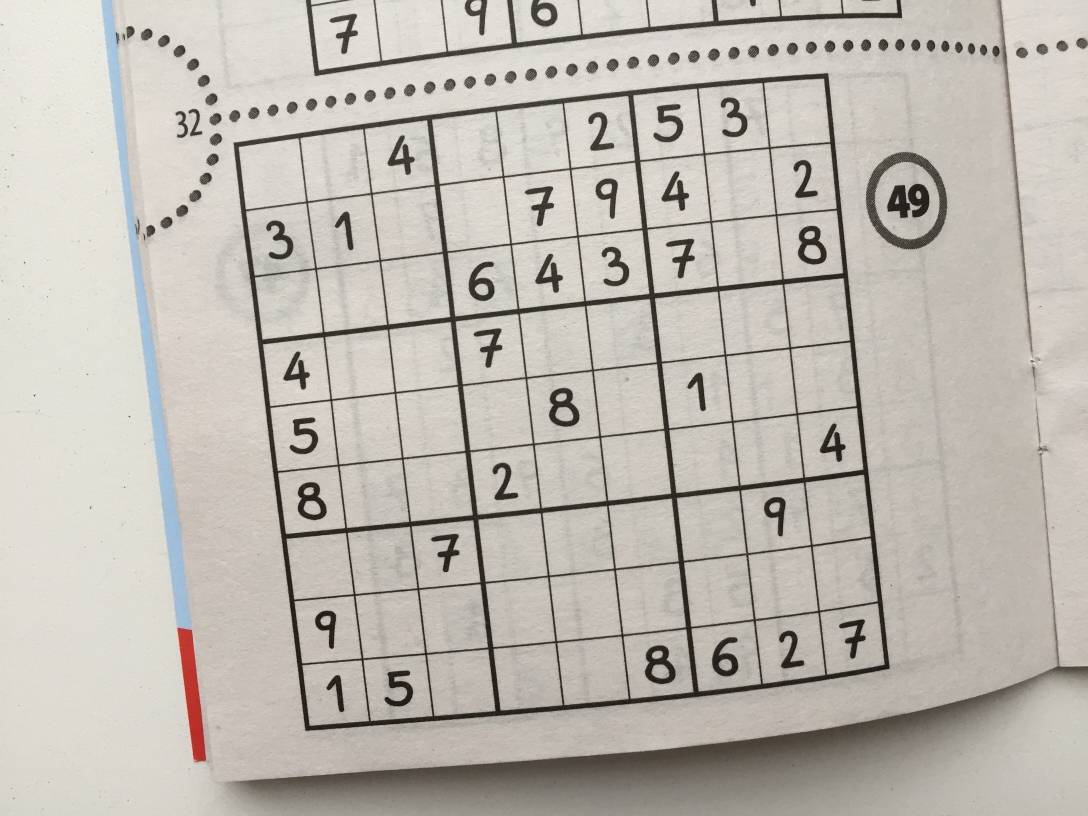
#> input picture test/IMG_1271.JPG, 3264 x 2448 px, found by its file name (shown at 1/3 size)
$ jupyter execute --allow-errors Sudoku_Convolutions.ipynb   (shell and % lines are left out)
#> lines starting #> are read from the running program, lines starting #| are printed output that depends on the picture; after the words box and inside, x2 and y2 are one past the last pixel; in counts of white or black regions, pixels touching at a corner belong together
#> `taplet1 = []`: taplet1 = []
### axillary.py
import numpy as np
import matplotlib.pyplot as plt
import cv2
from matplotlib import cm
from skimage import io
from skimage.feature import canny
from skimage.morphology import dilation, disk
from skimage.transform import ProjectiveTransform, warp
from skimage.feature import match_template
from sudoku import solve_sudoku
from skimage.transform import rescale, resize, downscale_local_mean
from skimage import util
from skimage.filters import threshold_otsu
from sudoku import solve_sudoku


def img_norm(sudocu):

    edges = canny(sudocu,sigma = 2)
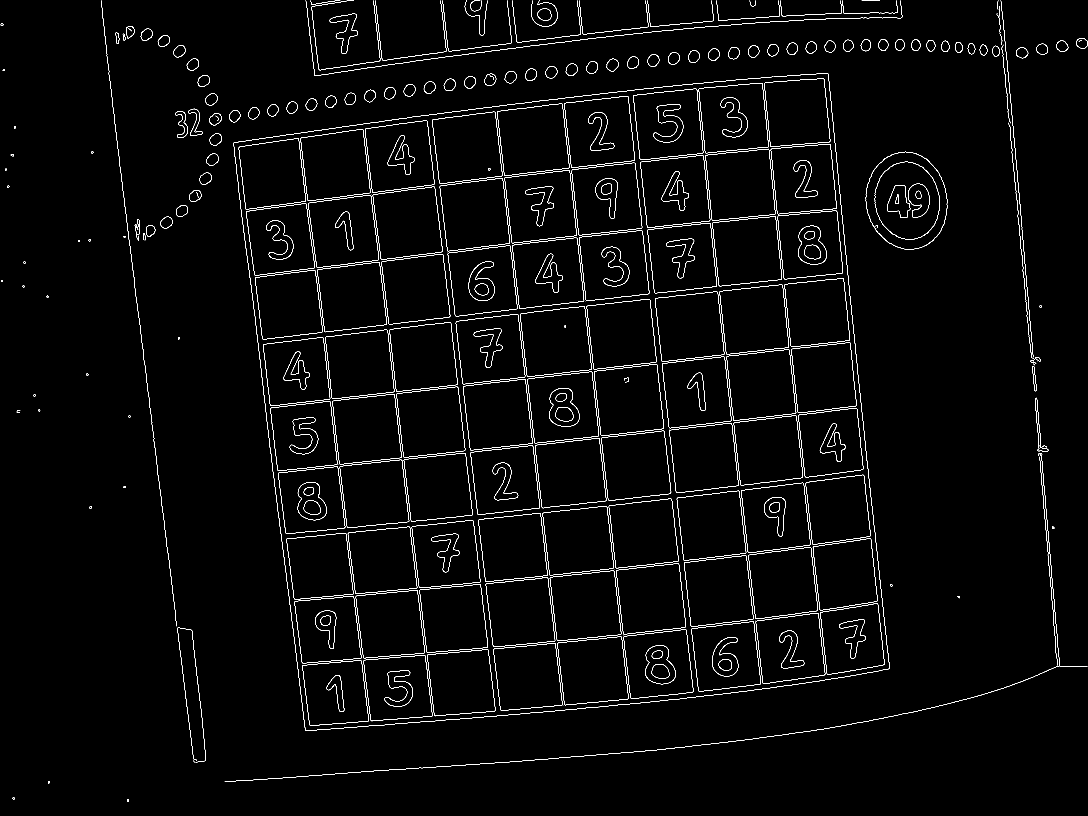
#> edges: shape (2448, 3264) bool (shown at 1/3 size); 1.4% white in thin lines or dots
    selem = disk(1)
    edges = dilation(edges, selem)
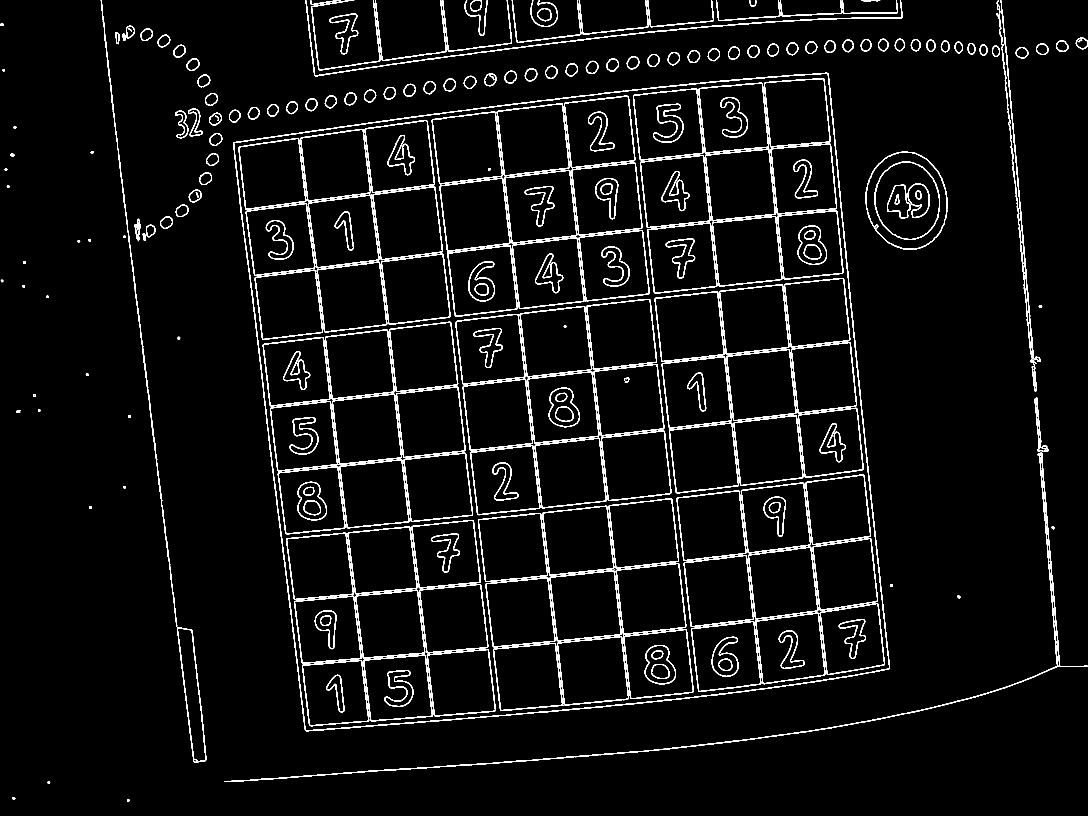
#> edges: shape (2448, 3264) bool (shown at 1/3 size); 4.1% white; 268 white regions (5 under 20 px)
    edges = (edges).astype(np.uint8)
    ext_contours = cv2.findContours(edges, cv2.RETR_LIST, cv2.CHAIN_APPROX_SIMPLE)[0]
#> ext_contours = 511 contours, 41 with area under 20; largest, box (x1, y1, x2, y2) and area: (699, 218, 2670, 2194) 3231732, (701, 220, 2668, 2192) 3217432, (1318, 533, 1554, 950) 75090, (1985, 1069, 2217, 1480) 74044, (1479, 1908, 1887, 2133) 72742
    contour = max(ext_contours, key=cv2.contourArea)
#> contour = contour of 1612 points, box (x1, y1, x2, y2) (699, 218, 2670, 2194), area 3231732
    epsilon = 0.05 * cv2.arcLength(contour, True)
#> epsilon = 371.1
    corners = cv2.approxPolyDP(contour, epsilon, True).squeeze()
#> corners = [[2483, 219], [700, 428], [916, 2192], [2668, 2006]]

    certer_x = (corners[:,0]).mean().astype(int)
#> certer_x = 1691
    certer_y = (corners[:,1]).mean().astype(int)
#> certer_y = 1211
    center = np.array([certer_x,certer_y])
#> center = [1691, 1211]

    left = []
    righ = []
    for i in corners:
        if i[0] < center[0]:
            left.append(i)
        else:
            righ.append(i)
#> this loop made 4 passes
#> after the loop, left = [[700, 428], [916, 2192]]; righ = [[2483, 219], [2668, 2006]]

    left = np.asarray(sorted(left, key=lambda k: k[1]))
    righ = np.asarray(sorted(righ, key=lambda k: k[1], reverse = True))
#> righ = [[2668, 2006], [2483, 219]]
    corners_srt = np.vstack([left,righ])
#> corners_srt = [[700, 428], [916, 2192], [2668, 2006], [2483, 219]]
    corners_des = np.array([ [0,0],
                        [0,1800],
                        [1800,1800],
                        [1800,0]
                        ])

    tform = ProjectiveTransform()
    tform.estimate(corners_des, corners_srt)
    image_warped = warp(sudocu, tform)
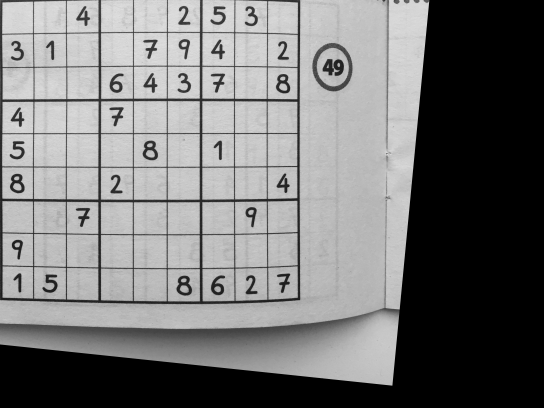
#> image_warped: shape (2448, 3264) float64 (shown at 1/6 size); min 0, max 0.985, mean 0.47
    sudocu_trans = image_warped[0:1800,0:1800]
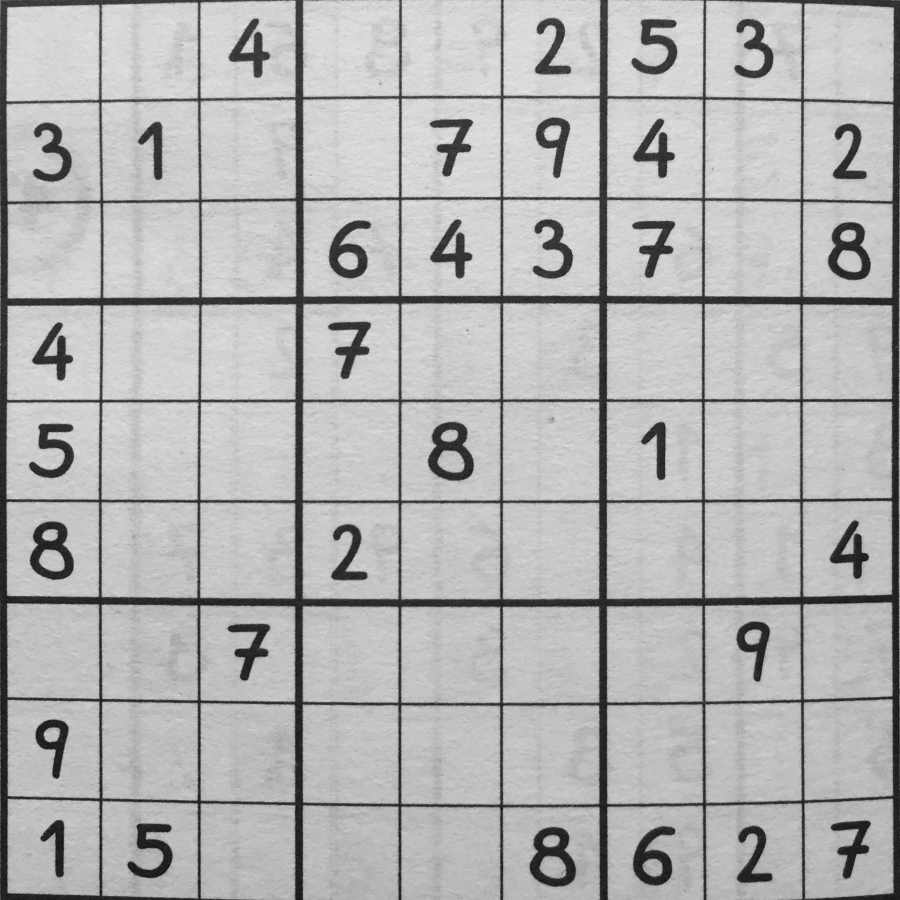
#> sudocu_trans: shape (1800, 1800) float64 (shown at 1/2 size); min 0.0224, max 0.934, mean 0.705

    return sudocu_trans


def digit_search(nor_img,taplet):

    list1 = []
    for num,i in enumerate(range(0,1800,200)):
        for j in range(0,1800,200):
            lits = []
            for t in taplet:
                result = match_template(nor_img[i:i+200, j:j+200],t, pad_input=True)
                lits.append(result.max())
            list1.append(lits.index(max(lits)))
#> after the loop, list1 = []
    sudocu_matrix=np.array(list1).reshape(9,9)

    return sudocu_matrix

### Sudoku_Convolutions.ipynb
## Solving SUDOKU with convolutions

The following will walk you through solving [sudoku game](https://en.wikipedia.org/wiki/Sudoku) automatically with a computer vision technique. The computer vision technique used here is a [convolution](https://en.wikipedia.org/wiki/Convolution). The idea is simple, for identifying numbers on greed, kernels of different numbers are convolved. After numbers on greed have been identified, we use `soduku.py` to solve the sudoku game. The notebook uses two sets of temples and two additional python scripts:

 - `axillary.py`
 - `sudoku.py` - credits go to [Nesh Patel](https://medium.com/@neshpatel/solving-sudoku-part-i-7c4bb3097aa7)

### **Table of content**

1. [Import sudoku an image](#image)
2. [Import tamplet sets](#sets)
3. [Normalize the image](#normalize)
4. [Solve sudoku and visualize the results](#results)
    1. [Run the two sets of templets over the image and plot the result](#2sets)

***Side note:***

The proposed algorithm is not optimal. For some images of sudoku, the algorithm might not be able to identify numbers on the agreed. That depends on the rotation and the tilt of the sudoku greed on an image.

[cell 1]
import matplotlib.pyplot as plt
from skimage import io
from skimage.transform import rescale, resize, downscale_local_mean
from sudoku import solve_sudoku
from matplotlib import cm

#### Import sudoku image<a name="image"></a>

[cell 2]
fname = './test/IMG_1271.jpg'
sudocu = io.imread(fname, as_gray=True)
io.imshow(sudocu);

#### Import tamplet sets<a name="sets"></a>

[cell 3]
taplet = []
#> (the rest of this cell did not finish here and is left out)

[cell 4]
taplet1 = []
#> (the rest of this cell did not finish here and is left out)

#### Normalize the image<a name="normalize"></a>

[cell 5]
from axillary import img_norm

norm_sud = img_norm(sudocu)
io.imshow(norm_sud);

#### Solve sudoku and visualize the results<a name='results'></a>

[cell 6]
from axillary import digit_search

#> (the rest of this cell did not finish here and is left out)

#> (a cell that did not finish here is left out)

[cell 8]
plt.figure(figsize=(10,10))
plt.imshow(norm_sud.copy(), cmap=cm.gray)

#> (the rest of this cell did not finish here and is left out)

#### Run the two sets of templets over the image and plot the result<a name='2sets'></a>

[cell 9]
norm_sud = img_norm(sudocu)
#> the loop in img_norm (call 2), `for i in corners:` made 4 passes
for i,tamplet in enumerate([taplet, taplet1]):

    try:
        sudocu_matrix = digit_search(norm_sud,tamplet)
        solved_sudoku = solve_sudoku(sudocu_matrix)
    except:
        print("Tamplet {} did not work".format(i))
#> this loop made 2 passes
#> (printed output is left out)

$ run again, with test/IMG_1262.JPG copied over test/IMG_1271.JPG
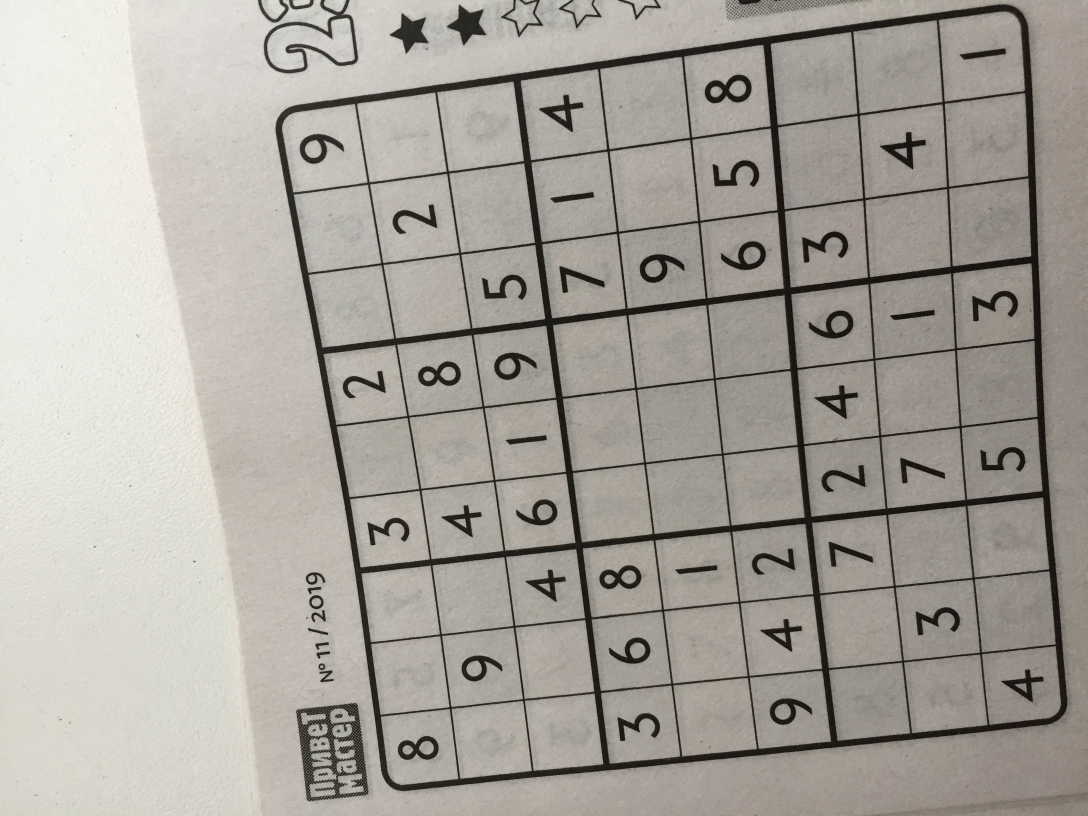
#> input picture test/IMG_1262.JPG, 3264 x 2448 px, found by its file name (shown at 1/3 size)
#> taplet1 = []
#> in img_norm, `edges = dilation(edges, selem)`:
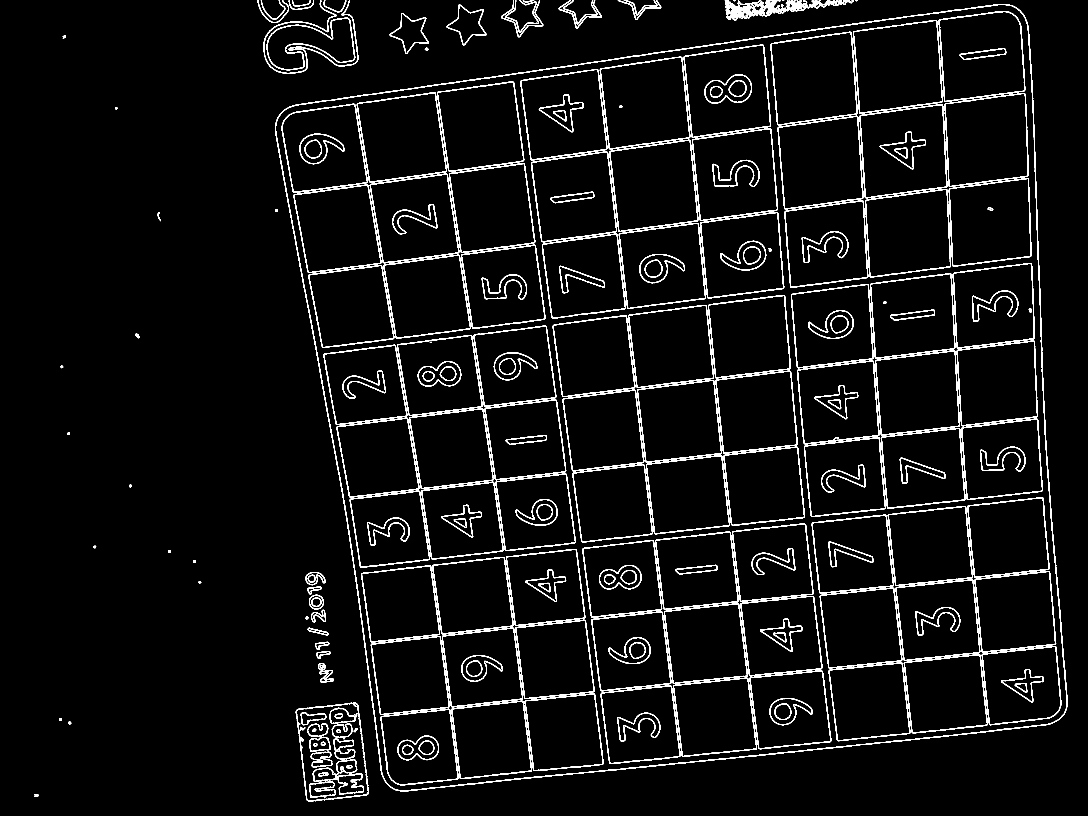
#> edges: shape (2448, 3264) bool (shown at 1/3 size); 4.3% white; 240 white regions (10 under 20 px)
#> ext_contours = 783 contours, 340 with area under 20; largest, box (x1, y1, x2, y2) and area: (825, 12, 3203, 2375) 4581676, (827, 14, 3201, 2373) 4564666, (2559, 60, 2829, 341) 62763, (2578, 313, 2842, 595) 62566, (2833, 279, 3086, 561) 60866
#> contour = contour of 2125 points, box (x1, y1, x2, y2) (825, 12, 3203, 2375), area 4581676
#> epsilon = 442.2
#> corners = [[3052, 24], [840, 341], [1173, 2363], [3193, 2142]]
#> certer_x = 2064
#> certer_y = 1217
#> center = [2064, 1217]
#> the loop in img_norm, `for i in corners:` made 4 passes
#> after the loop in img_norm, `for i in corners:`: left = [[840, 341], [1173, 2363]]; righ = [[3052, 24], [3193, 2142]]
#> in img_norm, `righ = np.asarray(sorted(righ, key=lambda k: k[1], reverse = True))`: righ = [[3193, 2142], [3052, 24]]
#> corners_srt = [[840, 341], [1173, 2363], [3193, 2142], [3052, 24]]
#> in img_norm, `sudocu_trans = image_warped[0:1800,0:1800]`:
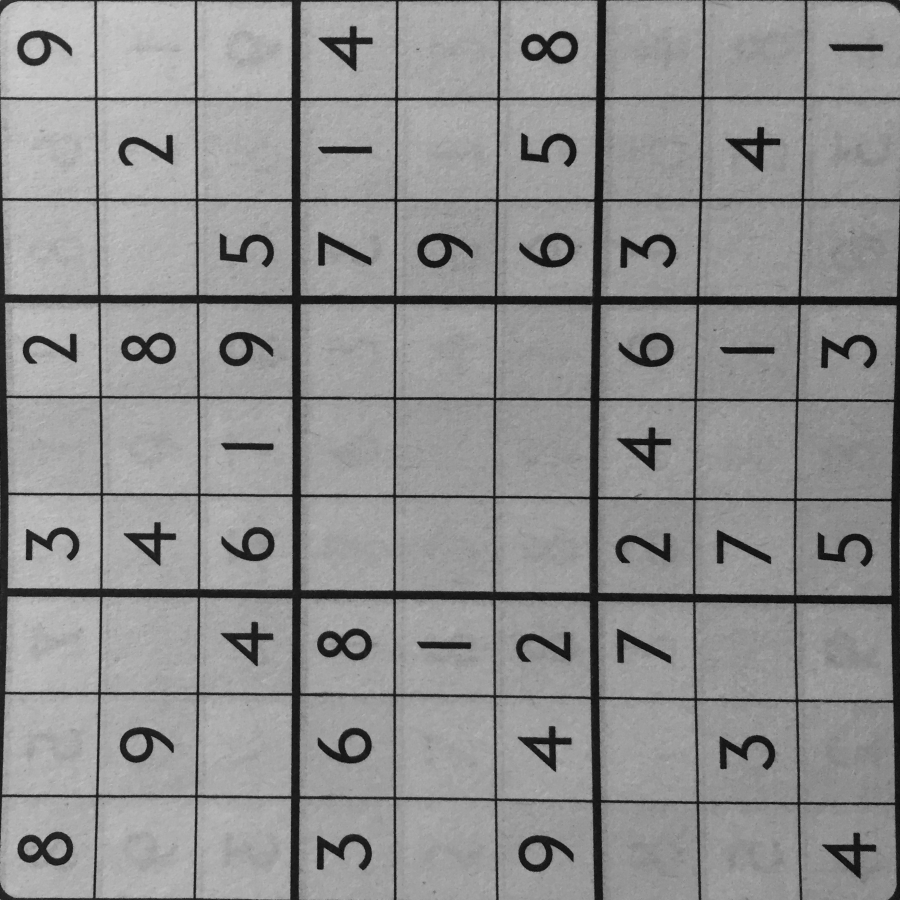
#> sudocu_trans: shape (1800, 1800) float64 (shown at 1/2 size); min 0.00282, max 0.815, mean 0.565
#> after the loop in digit_search, `for num,i in enumerate(range(0,1800,200)):`: list1 = []
#> the loop in img_norm (call 2), `for i in corners:` made 4 passes
#> the loop `for i,tamplet in enumerate([taplet, taplet1]): ` made 2 passes
#> (printed output is left out)
